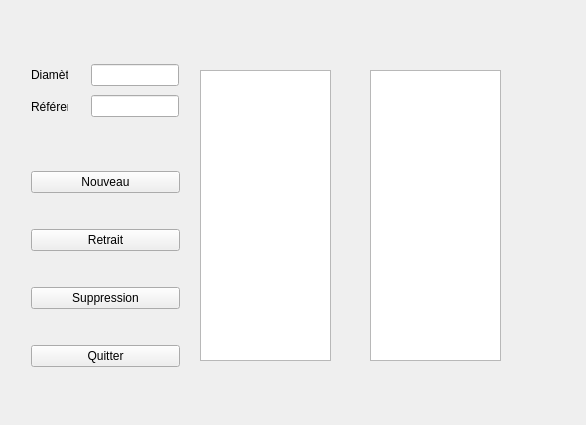
<?xml version="1.0" encoding="UTF-8"?>
<ui version="4.0">
 <class>Widget</class>
 <widget class="QWidget" name="Widget">
  <property name="geometry">
   <rect>
    <x>0</x>
    <y>0</y>
    <width>586</width>
    <height>425</height>
   </rect>
  </property>
  <property name="windowTitle">
   <string>Widget</string>
  </property>
  <widget class="QListWidget" name="listWidgetRouleauxEnStock">
   <property name="geometry">
    <rect>
     <x>200</x>
     <y>70</y>
     <width>131</width>
     <height>291</height>
    </rect>
   </property>
  </widget>
  <widget class="QListWidget" name="listWidgetRouleauxRetenus">
   <property name="geometry">
    <rect>
     <x>370</x>
     <y>70</y>
     <width>131</width>
     <height>291</height>
    </rect>
   </property>
  </widget>
  <widget class="QWidget" name="layoutWidget">
   <property name="geometry">
    <rect>
     <x>20</x>
     <y>130</y>
     <width>171</width>
     <height>281</height>
    </rect>
   </property>
   <layout class="QVBoxLayout" name="verticalLayout">
    <item>
     <widget class="QPushButton" name="pushButtonNouveau">
      <property name="text">
       <string>Nouveau</string>
      </property>
     </widget>
    </item>
    <item>
     <widget class="QPushButton" name="pushButtonRetrait">
      <property name="text">
       <string>Retrait</string>
      </property>
     </widget>
    </item>
    <item>
     <widget class="QPushButton" name="pushButtonSuppression">
      <property name="text">
       <string>Suppression</string>
      </property>
     </widget>
    </item>
    <item>
     <widget class="QPushButton" name="pushButtonQuitter">
      <property name="text">
       <string>Quitter</string>
      </property>
     </widget>
    </item>
   </layout>
  </widget>
  <widget class="QWidget" name="layoutWidget">
   <property name="geometry">
    <rect>
     <x>20</x>
     <y>50</y>
     <width>59</width>
     <height>81</height>
    </rect>
   </property>
   <layout class="QVBoxLayout" name="verticalLayout_2">
    <item>
     <widget class="QLabel" name="labelDiametre">
      <property name="text">
       <string>Diamètre</string>
      </property>
     </widget>
    </item>
    <item>
     <widget class="QLabel" name="labelReference">
      <property name="text">
       <string>Référence</string>
      </property>
     </widget>
    </item>
   </layout>
  </widget>
  <widget class="QWidget" name="layoutWidget">
   <property name="geometry">
    <rect>
     <x>80</x>
     <y>50</y>
     <width>110</width>
     <height>81</height>
    </rect>
   </property>
   <layout class="QVBoxLayout" name="verticalLayout_3">
    <item>
     <widget class="QLineEdit" name="lineEditDiametre"/>
    </item>
    <item>
     <widget class="QLineEdit" name="lineEditReference"/>
    </item>
   </layout>
  </widget>
  <widget class="QWidget" name="layoutWidget">
   <property name="geometry">
    <rect>
     <x>200</x>
     <y>50</y>
     <width>341</width>
     <height>20</height>
    </rect>
   </property>
   <layout class="QHBoxLayout" name="horizontalLayout">
    <item>
     <widget class="QLabel" name="labelRouleauxEnStock">
      <property name="text">
       <string>Rouleaux en stock</string>
      </property>
     </widget>
    </item>
    <item>
     <widget class="QLabel" name="labelRouleauxRetenus">
      <property name="text">
       <string>Rouleaux retenus</string>
      </property>
     </widget>
    </item>
   </layout>
  </widget>
 </widget>
 <layoutdefault spacing="6" margin="11"/>
 <resources/>
 <connections/>
</ui>
